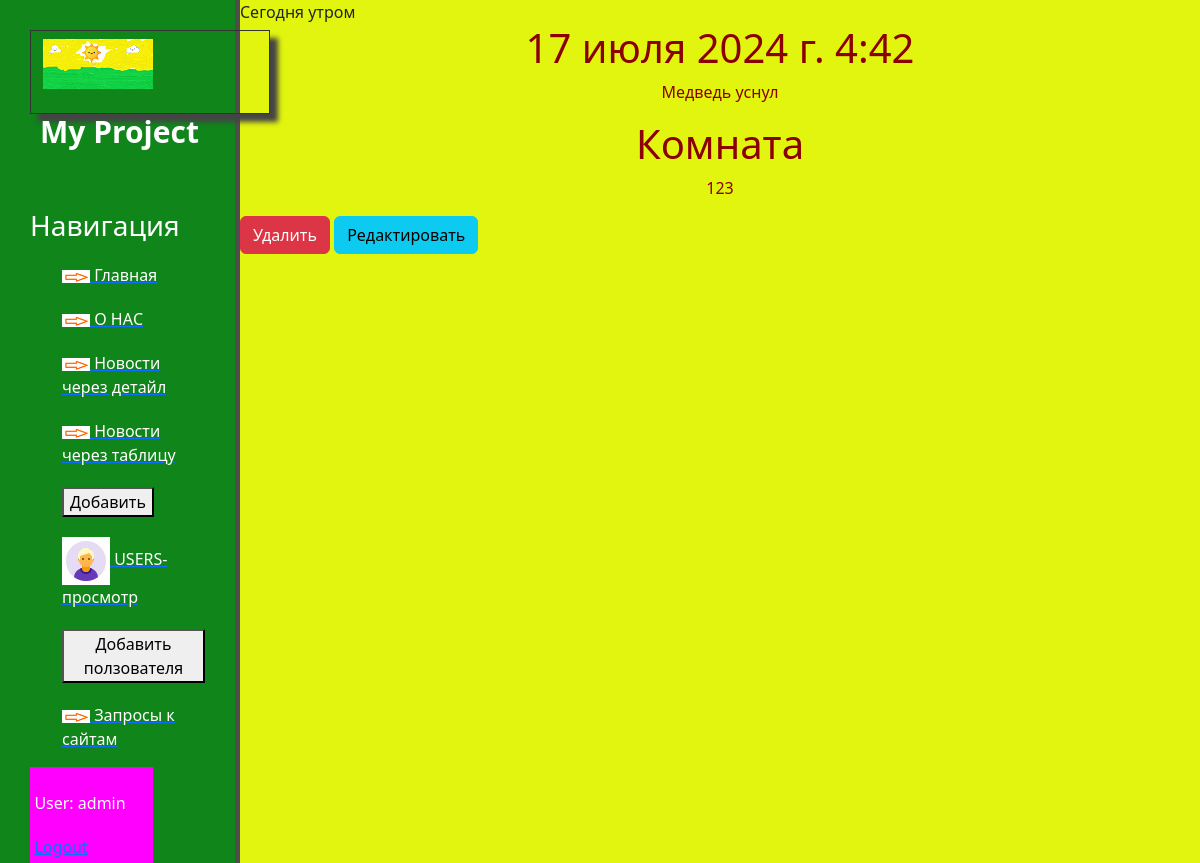
Screenshot of /api/2 (signed in) with the database file from the repository.
### news/models.py (models this page shows, shortened)
class Articles(models.Model):
    title = models.CharField('Название', max_length=50, default='ТЕКСТ')
    anons = models.CharField('Анонс', max_length=250)
    full_text = models.TextField('Статья')
    date = models.DateTimeField('Дата публикации')
    avtor = models.OneToOneField(Avtor, on_delete = models.CASCADE, null=True, blank=True)
    Status_News_CHOICES=[
        ("TOP","Горячие"),
        ("COOL","Холодные"),
        ("Netral","Нейтральные"),
    ]
    status = models.CharField(max_length=7, choices=Status_News_CHOICES, default="Netral")
    room = models.CharField('Комната', max_length=10, null=True, blank=True)
    class Meta:
        verbose_name='Новость'
        verbose_name_plural='Новости'

### news/views.py (the view)
# urls.py: path('<int:pk>', views.NewDetailView.as_view(), name='news-detail'),
class NewDetailView(PermissionRequiredMixin, DetailView):
 permission_required = 'news.change_articles'
 model=Articles
 template_name = 'news/detail_views.html'
 context_object_name = 'new_article'

### news/templates/news/detail_views.html (shortened to what this page needs)
{% extends 'main/layout.html' %}
{% block content %}
<div class="features_2" xmlns="http://www.w3.org/1999/html">
          <h10>{{ new_article.title }}</h10>
          <h1>{{ new_article.date }}</h1>
          <p>{{ new_article.full_text }}</p>
          <h1>Комната</h1>
          <p>{{ new_article.room }}</p>
          <a href="{% url 'news-delete' new_article.id %}" class="btn btn-danger">Удалить</a>
          <a href="{% url 'news-update' new_article.id %}" class="btn btn-info">Редактировать</a>
      </div>
{% endblock %}

### main/templates/main/layout.html (shortened to what this page needs)
{% load static %}
<html xmlns="http://www.w3.org/1999/html">
<head>
    <link rel="stylesheet" href="https://cdn.jsdelivr.net/npm/bootstrap@5.3.2/dist/css/bootstrap.min.css">
    <link rel="stylesheet" href="{% static 'main/css/main.css' %}" >
</head>
<body>
   <aside>
       <div class="logoPict">
           <p><img src="{% static 'main/img/necture.png' %}" alt="лого"></p>
       </div>
       <span class="logo">My Project</span>
       <h3>Навигация</h3>
       <ul>
           <a href="{% url 'home' %}"><li> <img src="{% static 'main/img/V1.png' %}"> Главная </li> </a>
           <a href="{% url 'about' %}"><li> <img src="{% static 'main/img/V1.png' %}"> О НАС</li> </a>
           <a href="{% url 'news_home' %}"><li> <img src="{% static 'main/img/V1.png' %}"> Новости через детайл </li> </a>
           <a href="{% url 'news_home_tables' %}"><li> <img src="{% static 'main/img/V1.png' %}"> Новости через таблицу</li> </a>
           <a href="{% url 'create' %}"><li> <button> Добавить </button> </li> </a>
           <a href="{% url 'usvers_home' %}"><li> <img src="{% static 'main/img/usver_Icon.gif' %}"> USERS-просмотр</li> </a>
           <a href="{% url 'usvers_create' %}"><li> <button> Добавить ползователя </button> </li> </a>
           <a href="{% url 'requests_get' %}"><li> <img src="{% static 'main/img/V1.png' %}"> Запросы к сайтам</li> </a>
       </ul>
       <ul class="sidebar-nav">
            {% if user.is_authenticated %}
                <li>User: {{ user.get_username }}</li>
                <li><a href="{% url 'logout'%}?next={{request.path}}">Logout</a></li>
           {% else %}
                 <li><a href="{% url 'login'%}?next={{request.path}}">Login</a></li>
           {% endif %}
        </ul>
   </aside>
    <main>
  {% block content %}
  {% endblock %}
    </main>
</body>
</html>

### main/static/main/css/main.css (style rules this page uses)
body { background: #e2f50f; }
aside { float:left; background: #0f851a; width: 20%; padding: 2.5%; height: 100%; color: #0f851a; border-right: 5px solid #4d4d4d; }
aside .logoPict { width: 15em; border: 1px solid #333; box-shadow: 8px 8px 5px #444; padding: 8px 12px; }
aside .logo { width: 80px ; font-size: 30px; margin-left: 10px; font-weight: bold; position: relative; Top: -5px; color: #fff; }
aside h3 { margin-top: 50px; font-size: 28px; color: #fff; }
aside ul { list-style: none }
aside ul li { color: #fff; display: block; margin-top: 20px; transition: transform .6s ease; }
main h1 { color: #8B0000; text-align: center; }
main p { color: #8B0000; text-align: center; }
.sidebar-nav { border-collapse: collapse; width: 70%; padding: 2.5%; background: #ff00ff; }

### rows the page displays
Articles: title "Сегодня утром", date "17 июля 2024 г. 4:42", full_text "Медведь уснул", room "123"

### other values shown
{{ user.get_username }} "admin"
